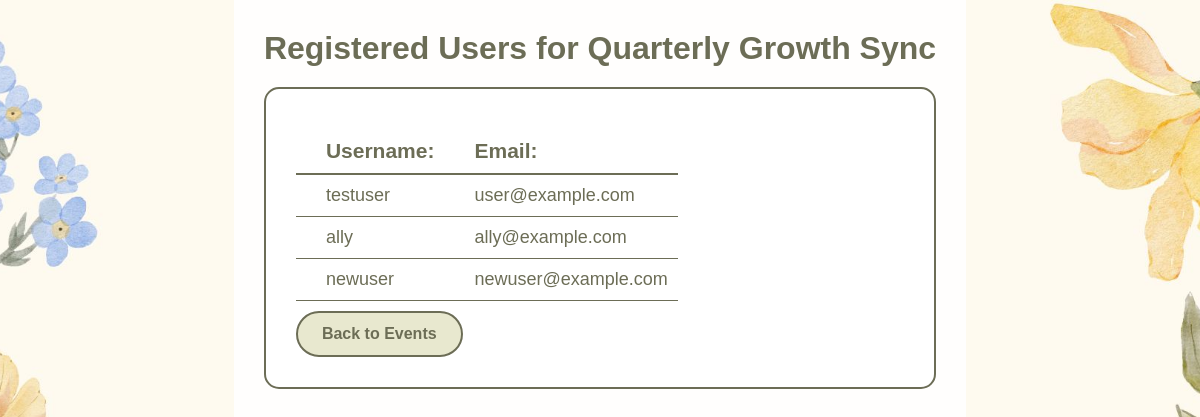
Screenshot of /event/16/attendees with the database file from the repository.
### main.py (models this page shows, shortened)
class Event(db.Model):
    id = db.Column(db.Integer, primary_key=True)
    title = db.Column(db.String(100), nullable=False)
    description = db.Column(db.Text, nullable=False)
    date = db.Column(db.String(20), nullable=False)
    time = db.Column(db.String(20), nullable=False)
    location = db.Column(db.String(120), nullable=False)
    event_type = db.Column(db.String(20), nullable=False, default='other')  # New field
    manager_id = db.Column(db.Integer, db.ForeignKey('user.id'), nullable=False)
    created_at = db.Column(db.DateTime, default=datetime.utcnow)

class User(db.Model):
    id = db.Column(db.Integer, primary_key=True)
    username = db.Column(db.String(80), unique=True, nullable=False)
    email = db.Column(db.String(120), unique=True, nullable=False)
    password_hash = db.Column(db.String(128), nullable=False)
    role = db.Column(db.String(20), default='user')
    created_at = db.Column(db.DateTime, default=datetime.utcnow)
    registered_events = db.relationship(
        'Event',
        secondary=registrations,
        backref=db.backref('attendees', lazy='dynamic')
    )
    managed_events = db.relationship('Event', backref='manager', foreign_keys='Event.manager_id')

### main.py (the view)
@app.route('/event/<int:event_id>/attendees')
def view_attendees(event_id):
    event = Event.query.get_or_404(event_id)  # Get the event or return 404 if not found
    attendees = event.attendees  # Get the list of attendees for the event
    return render_template('attendees.html', event=event, attendees=attendees)

### templates/attendees.html (shortened to what this page needs)
<!DOCTYPE html>
<html lang="en">
<head>
    <link rel="stylesheet" href="{{ url_for('static', filename='styles.css') }}">
    <link href='https://unpkg.com/boxicons@2.1.4/css/boxicons.min.css' rel='stylesheet'>
</head>
<body>
    <div class="dashboard-container">
    <h1>Registered Users for {{ event.title }}</h1>
    <div class="users-container">
    <table>
        <thead>
            <tr>
                <th>Username:</th>
                <th>Email:</th>
            </tr>
        </thead>
        <tbody>
            {% for attendee in attendees %}
            <tr>
                <td>{{ attendee.username }}</td>
                <td>{{ attendee.email }}</td>
            </tr>
            {% else %}
            <tr>
                <td colspan="2">No attendees registered for this event.</td>
            </tr>
            {% endfor %}
        </tbody>
    </table>
    <a href="{{ url_for('manager_dashboard') }}" class="button">Back to Events</a>
    </div>
</div>
</body>
</html>

### static/styles.css (style rules this page uses)
* { margin: 0; padding: 0; font-family: "Winky Sans", sans-serif; box-sizing: border-box; }
body { background: url("floralBackground.jpg") no-repeat center; background-size: cover; color: #6c6d56; min-height: 100vh; display: flex; justify-content: center; align-items: center; }
h1, h2, h3 { color: #6c6d56; }
.button { display: inline-block; padding: 12px 24px; background: #e8e8cf; border: 2px solid #6c6d56; border-radius: 30px; cursor: pointer; font-size: 16px; font-weight: 600; color: #6c6d56; text-align: center; transition: all 0.3s ease; text-decoration: none; }
.dashboard-container { max-width: 90%; min-width: 60%; margin: 0 auto; padding: 20px; background-color: rgba(255, 255, 255, 0.9); min-height: 100vh; height: 80vh; overflow-y: auto; }
.dashboard-container { padding: 30px; }

### templates/attendees.html (style rules this page uses)
.users-container { background: rgba(255, 255, 255, 0.9); padding: 30px; border-radius: 15px; border: 2px solid #6c6d56; margin-top: 20px; font-family: 'Winky Sans', sans-serif; }
table th { font-size:21px; border-bottom: 2px solid #6c6d56; padding: 10px 10px 10px 30px; }
table td { border-bottom: 1px solid #6c6d56; padding: 10px 10px 10px 30px; font-size:18px }
table { margin-bottom:10px; margin-top:10px; text-align:left; border-collapse: separate; border-spacing: 0; }

### rows the page displays
Event: title "Quarterly Growth Sync"
User: username "testuser", email "user@example.com"
User: username "ally", email "ally@example.com"
User: username "newuser", email "newuser@example.com"
